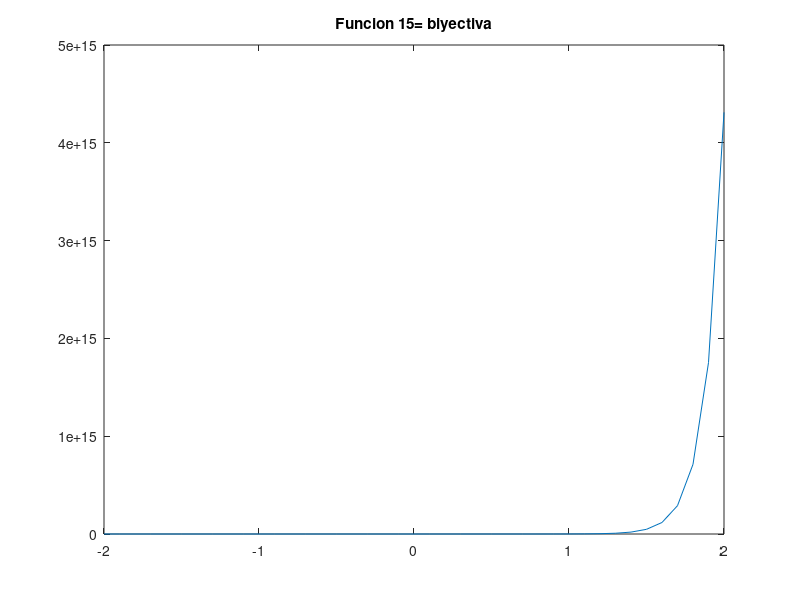

Write MATLAB code to recreate this figure.
% Script de Octave
% Titulo      :Funciones trascendentes
% Author      :Astrit Lariza Garcia Castillo
% Date        :20211123
% Version     :1
% Usage       :octave> cd /path/
% Notes       :Requiere aplicacion octave 

clear

x= -2:0.1:2;

y= exp (9*x+18);

plot(x,y);

title(['Funcion 15= biyectiva']);
disp("Esta funcion es subrayectiva por que ningun elemento del codominio y sobra respecto al dominio");
disp("Esta funcion es inyectiva porque al trazar una rectar hacia el eje x, esta no corta mas de un punto la recta");
disp("Por lo tanto es biyectiva por que cumple con ambas clasificaciones");